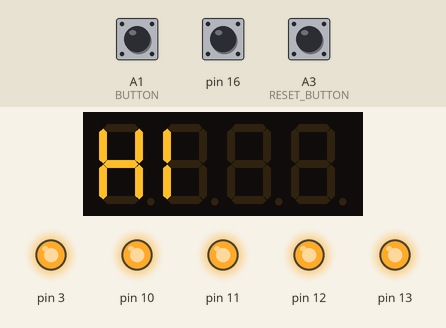
A sketch run on a simulated Arduino Uno, built with avr-gcc and run on an emulated ATmega328P. On the bench: 4-digit seven-segment display, output pins drawn as LEDs (lit = HIGH). The inputs (shaded band) are chosen by the test bench; at power-on: A1 (BUTTON) HIGH, A3 (RESET_BUTTON) HIGH, pin 16 HIGH.

Above: at 1.2 s.
1.3 s: A1 (BUTTON) pulled LOW for 0.15 s
At 2.8 s:
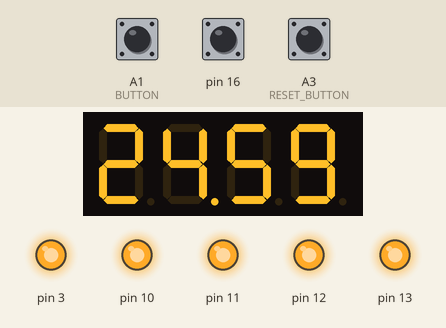
4.4 s: A3 (RESET_BUTTON) pulled LOW for 0.15 s
At 6.1 s:
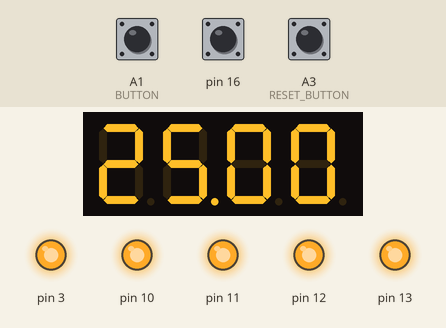
6.7 s: A1 (BUTTON) pulled LOW for 1 s
At 10.3 s:
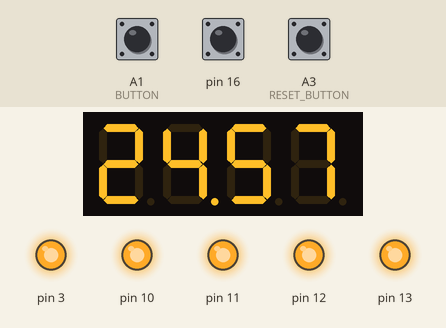
Timing chart, 0 to 11.8 s (numbered marks = the images above; inputs shaded):
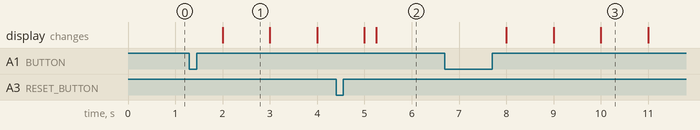

Measured:
- after the input at 1.3 s, the display: changes after 0.70 s (image 1)
- after the input at 6.7 s, the display: first changes after 1.3 s (image 3 shows a later state)

The sketch:

pomodoro.ino
```cpp
#include <MsTimer2.h>
#include <MultiFuncShield.h>

const int BUTTON = A1; // ボタンをデジタルピン7に接続
const int RESET_BUTTON = A3; // ボタンをデジタルピン7に接続

int val = 0; //ボタンの状態
int old_val = 0; //valの前の値を保存しておく変数
int state = 0;   // LEDの状態を保存しておく変数
int wait = 0;
int pomodoro_max_count = 1500;

int rval = 0; int rold_val = 0; //valの前の値を保存しておく変数
int rstate = 0;   // LEDの状態を保存しておく変数

int count = 0;
int dispcount = 0;

int mm = 0;
int ss = 0;
String string_mm = "0";
String string_ss = "0";
float result = 0 ;

// digit display
/////////////////////////////////////
void digit(){
  Timer1.initialize();
  MFS.initialize(&Timer1);    // initialize multi-function shield library

  MFS.write("HI");
}

///
//////////////////////////


// setup
//////////////////////////////////////////////

void setup() {
  //pinMode(BEEPER_PIN,OUTPUT); //LED変数は出力に

  pinMode(BUTTON, INPUT); // ボタン変数は入力に
  Serial.begin(9600);

  MsTimer2::set(1000, flash); // 500msの期間
  MsTimer2::start();
  digit();
}

// reset処理
//////////////////////////////////////////////
void reset (){
  if (wait == 1){
    rval = digitalRead(RESET_BUTTON);  //ボタンの状態を常時取得
      //Serial.println(rval);

     //ボタンが押された時に行う処理
     if((rval==1)&&(rold_val==0)){
       rstate = 1 - rstate; //LEDがオンなら1-1でオフ、オフなら1-0でオンに。
       delay(700); //バウンシング防止（スイッチの半端な接触バグ防止）
     }

     rold_val = rval; //変化を補足するために前のvalを保存

     //stateに応じてLEDを点灯。
     if(rstate==0){
       //digitalWrite(RESET_LED,HIGH);
       count = 0;
       rval = 0;
       rstate = 1;

       val = 0;
       old_val = 0;
       wait = 0;
       MFS.write(25.00,2);
       //tone(BEEPER_PIN, HDO,BEATTIME);
       //noTone(BEEPER_PIN);
       //delay(BEATTIME);
    }
  }else{
    rval = 0;
    //count = 0;
  }
}

// start 処理
//////////////////////////////////////////////
void start_count(){
  val = digitalRead(BUTTON);  //ボタンの状態を常時取得

  //ボタンが押された時に行う処理
  if((val==1)&&(old_val==0)){
    state = 1 - state; //LEDがオンなら1-1でオフ、オフなら1-0でオンに。
    delay(100); //バウンシング防止（スイッチの半端な接触バグ防止）
  }
  old_val = val; //変化を補足するために前のvalを保存
  //stateに応じてLEDを点灯。
  if(state==1){
    //digitalWrite(LED,HIGH);
    wait = 0;
  }else{
    //digitalWrite(LED,LOW);
    wait = 1;
  }
  return wait;
}


// タイマー処理
///////////////////////////////////////////////
void flash (){
  if ( pomodoro_max_count > count ){
    if (wait == 1){
       count += 1;
       dispcount = pomodoro_max_count - count;
       mm = dispcount / 60 * 100 ;
       ss = dispcount % 60 ;
       result = mm + ss ;

       //Serial.println(result);
       MFS.write(result/100, 2 );
       //Serial.println(count);
    //} else {
       //MFS.write("fin");
    }
  }else{
      MFS.write("fin");
  }
}


// main
////////////////////////////////////////////////////
void loop() {
  start_count();
  reset();
}
```
